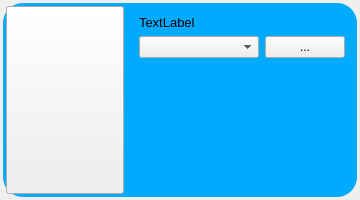
<?xml version="1.0" encoding="UTF-8"?>
<ui version="4.0">
 <class>AppPanel</class>
 <widget class="QWidget" name="AppPanel">
  <property name="geometry">
   <rect>
    <x>0</x>
    <y>0</y>
    <width>360</width>
    <height>200</height>
   </rect>
  </property>
  <property name="sizePolicy">
   <sizepolicy hsizetype="Expanding" vsizetype="Fixed">
    <horstretch>0</horstretch>
    <verstretch>0</verstretch>
   </sizepolicy>
  </property>
  <property name="windowTitle">
   <string>Form</string>
  </property>
  <layout class="QVBoxLayout" name="verticalLayout_2">
   <property name="leftMargin">
    <number>3</number>
   </property>
   <property name="topMargin">
    <number>3</number>
   </property>
   <property name="rightMargin">
    <number>3</number>
   </property>
   <property name="bottomMargin">
    <number>3</number>
   </property>
   <item>
    <widget class="QFrame" name="frame_apppanel">
     <property name="styleSheet">
      <string notr="true">QFrame{background-color: rgb(0, 170, 255); border-radius: 20px}</string>
     </property>
     <property name="frameShape">
      <enum>QFrame::Shape::StyledPanel</enum>
     </property>
     <property name="frameShadow">
      <enum>QFrame::Shadow::Raised</enum>
     </property>
     <layout class="QHBoxLayout" name="horizontalLayout_2">
      <property name="leftMargin">
       <number>3</number>
      </property>
      <property name="topMargin">
       <number>3</number>
      </property>
      <property name="rightMargin">
       <number>3</number>
      </property>
      <property name="bottomMargin">
       <number>3</number>
      </property>
      <item>
       <widget class="QPushButton" name="pushButton_execapp">
        <property name="sizePolicy">
         <sizepolicy hsizetype="Expanding" vsizetype="Expanding">
          <horstretch>0</horstretch>
          <verstretch>0</verstretch>
         </sizepolicy>
        </property>
        <property name="text">
         <string/>
        </property>
        <property name="iconSize">
         <size>
          <width>64</width>
          <height>64</height>
         </size>
        </property>
       </widget>
      </item>
      <item>
       <widget class="QFrame" name="frame">
        <property name="frameShape">
         <enum>QFrame::Shape::StyledPanel</enum>
        </property>
        <property name="frameShadow">
         <enum>QFrame::Shadow::Raised</enum>
        </property>
        <layout class="QVBoxLayout" name="verticalLayout">
         <item>
          <widget class="QLabel" name="label_apptitle">
           <property name="font">
            <font>
             <pointsize>10</pointsize>
             <italic>false</italic>
             <bold>false</bold>
            </font>
           </property>
           <property name="text">
            <string>TextLabel</string>
           </property>
          </widget>
         </item>
         <item>
          <layout class="QHBoxLayout" name="horizontalLayout">
           <item>
            <widget class="QComboBox" name="comboBox_filelist">
             <property name="sizePolicy">
              <sizepolicy hsizetype="Expanding" vsizetype="Fixed">
               <horstretch>0</horstretch>
               <verstretch>0</verstretch>
              </sizepolicy>
             </property>
             <property name="minimumSize">
              <size>
               <width>120</width>
               <height>0</height>
              </size>
             </property>
            </widget>
           </item>
           <item>
            <widget class="QPushButton" name="pushButton_filebrowse">
             <property name="sizePolicy">
              <sizepolicy hsizetype="Fixed" vsizetype="Fixed">
               <horstretch>0</horstretch>
               <verstretch>0</verstretch>
              </sizepolicy>
             </property>
             <property name="text">
              <string>...</string>
             </property>
            </widget>
           </item>
          </layout>
         </item>
         <item>
          <spacer name="verticalSpacer">
           <property name="orientation">
            <enum>Qt::Orientation::Vertical</enum>
           </property>
           <property name="sizeHint" stdset="0">
            <size>
             <width>20</width>
             <height>40</height>
            </size>
           </property>
          </spacer>
         </item>
        </layout>
       </widget>
      </item>
     </layout>
    </widget>
   </item>
  </layout>
 </widget>
 <resources/>
 <connections/>
</ui>
